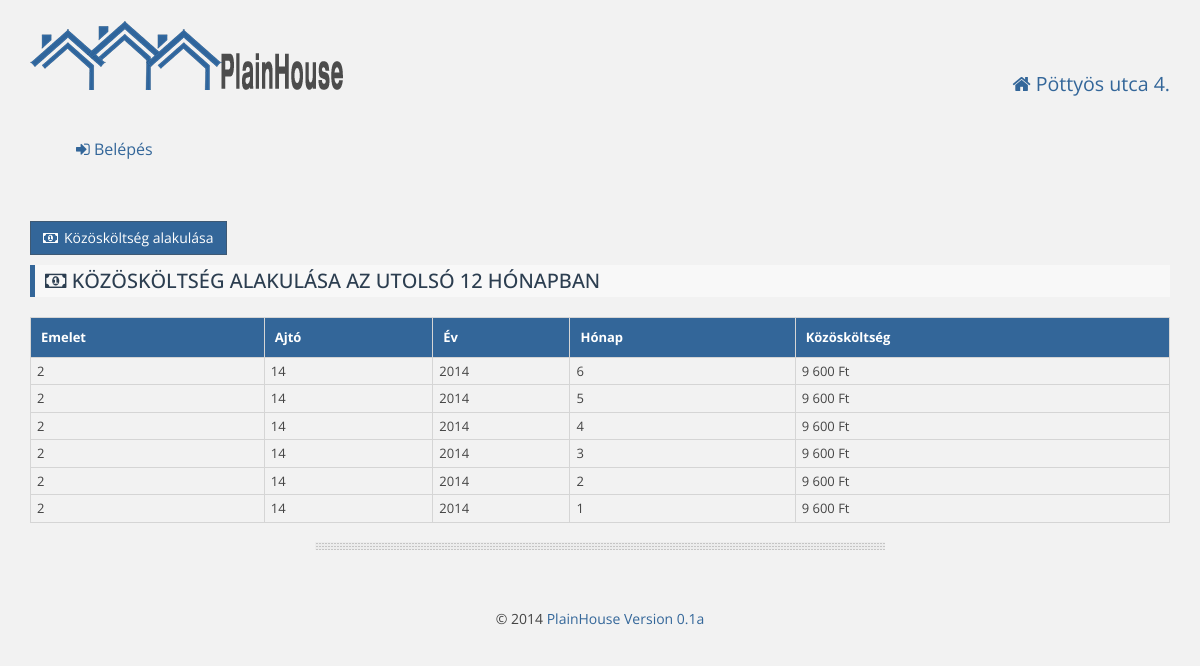
Screenshot of /sandbox.php with the database file from the repository.
### tables this page shows
CREATE TABLE IF NOT EXISTS `ccost` (
  `id` int(11) NOT NULL AUTO_INCREMENT,
  `deposit_id` int(11) NOT NULL,
  `year` int(11) NOT NULL,
  `month` int(11) NOT NULL,
  `ccost` int(11) NOT NULL,
  PRIMARY KEY (`id`),
  KEY `deposit_id` (`deposit_id`)
);

CREATE TABLE IF NOT EXISTS `deposits` (
  `id` int(11) NOT NULL AUTO_INCREMENT,
  `floor` varchar(5) NOT NULL,
  `door` varchar(4) NOT NULL,
  `area` double NOT NULL,
  `residents_no` int(11) NOT NULL,
  `area_ratio` double NOT NULL,
  `resident_name` text NOT NULL,
  PRIMARY KEY (`id`)
);

### sandbox.php (called while the page is built, shortened)
<?php
include_once 'db.php';
include_once 'config.php';
include_once 'html.php';
htmlHead($website['title'], $house['name']);
webheader($_SESSION);
getMyAllCcost ('14');
htmlEnd();

### config.php (called while the page is built, shortened)
<?php
$website['title'] = "PlainHouse";
$website['version'] = "0.1a";

### db.php (the view, shortened to what this page needs)
<?php
function getMyAllCcost($id) {
    $sql = "SELECT `deposits`.`floor`,`deposits`.`door`,`ccost`.`year`,`ccost`.`month`,`ccost`.`ccost` FROM deposits "
            . "LEFT JOIN `plainhouse`.`ccost` ON `deposits`.`id` = `ccost`.`deposit_id` WHERE `deposits`.`id` = $id
        ORDER BY `ccost`.`year` DESC, `ccost`.`month` DESC LIMIT 12";
    $result = mysql_query($sql);
    while ($row = mysql_fetch_assoc($result)) {
        $ccost[] = $row;
    }
    echo '<button id="ccostabutton" value="Befizetesek" class="btn btn-success btn-icon"><i class="fa fa-money"></i>Közösköltség alakulása </button>';
        echo '<div id=ccosts>';
    echo '<h3 class="primary"><i class="fa fa-money"></i> Közösköltség alakulása az utolsó 12 hónapban</h3>';
    echo <<<EOT
        <table id="responsiveTable" class="large-only" cellspacing="0">
            <tr align="left" class="primary">
                <th> Emelet </th>
                <th> Ajtó </th>
                <th> Év </th>
                <th> Hónap </th>
                <th> Közösköltség</th>
            </tr>
            <tbody>
EOT;
    foreach ($ccost as $row) {
        echo '<tr>';
        foreach ($row as $value) {
            if (is_numeric($value) && $value > 2099) {
                echo "<td>" . number_format($value, 0, ',', ' ') . " Ft</td>";
            } else {
                echo "<td>$value</td>";
            }
        }
        echo '</tr>';
    }
    echo '</tbody>';
    echo '</table>';
    echo '</div>';
    echo '<hr/>';
}

### html.php (shortened to what this page needs)
<?php
include_once 'config.php';
function htmlHead($title, $house) {
    echo <<<EOT
	<!doctype html>
<html>
    <head>
        <meta http-equiv="Content-Type" content="text/html; charset=UTF-8">
		<meta name="viewport" content="width=device-width, initial-scale=1.0">
		<link href="favicon.ico" rel="icon" type="image/x-icon" />
        <title>$title - $house</title>
        <script src="js/jquery.js"></script>
        <script src="js/bootstrap.js"></script>
        <script src="js/bootstrap-dialog.js" type="text/javascript"></script>
        <script src="js/plainhome.js" type="text/javascript"></script>
        <script src="js/form-validator.js" type="text/javascript"></script>
        <link href='http://fonts.googleapis.com/css?family=Open+Sans' rel='stylesheet' type='text/css'>
        <link href="css/bootstrap-dialog.css" rel="stylesheet" type="text/css"/>
		<link href="css/bootstrap.css" rel="stylesheet">
		<link href="css/style.css" rel="stylesheet">
		<link href="css/plainhome.css" rel="stylesheet">
		<link href="css/datepicker.css" rel="stylesheet">
		<link href="css/font-awesome.min.css" rel="stylesheet">
	<!--[if lt IE 9]>
		<script src="js/html5shiv.js"></script>
		<script src="js/respond.js"></script>
	<![endif]-->
     </head>
    <body>
EOT;
}
function htmlEnd() {
    global $website;
    echo <<<EOT
			</div>
			<div class="footer">
				<p class="textCenter">
                                        &copy; 2014 <a href="http://webariel.hu" target="_blank">PlainHouse Version {$website['version']}</a></p>
			</div>
		</div>
		<script src="js/stacktable.js" type="text/javascript"></script>
	</body>
	</html>
EOT;
}
function webheader($user) {
    global $house;
    echo <<<EOT
    <div class="container">
	    <div class="row">
	        <div class="col-md-8">
	            <div class="logo">
	                <a href="index.php"><img alt="PlainHome" src="pics/logo.png" /></a>
	            </div>
	        </div>
	        <div class="col-md-4 userInfo">
	            <p class="textRight"><i class="fa fa-home"></i> {$house['name']}</p>
	        </div>
	        <div>
	            <div class="nav">
	                <input type="checkbox" id="toggle" />
EOT;
    if (!isset($user["user"]))
    {
        echo <<<EOT
	            <div>
	                <label for="toggle" class="toggle" data-open="Menü" data-close="Bezár" onclick></label>
	                <ul class="menu">
	                    <li><a href="login.php"><i class="fa fa-sign-in"></i> Belépés</a></li>
	                </ul>
	            </div>
EOT;
    }
    echo <<<EOT
                </div>
			</div>
	    </div>
		<div class="modal fade" id="signOut" tabindex="-1" role="dialog" aria-hidden="true">
			<div class="modal-dialog">
				<div class="modal-content">
					<div class="modal-body">
						<p class="lead">Biztosan ki akar lépni?</p>
					</div>
					<div class="modal-footer">
						<a href="index.php?logout=1" class="btn btn-success btn-icon-alt">Kilépés <i class="fa fa-sign-out"></i></a>
						<button type="button" class="btn btn-warning btn-icon" data-dismiss="modal"><i class="fa fa-times-circle"></i> Mégsem</button>
					</div>
				</div>
			</div>
		</div>
EOT;
}

### css/style.css (style rules this page uses)
body { background: #f2f2f2; color: #444444; font-family: "Open Sans",sans-serif; font-size: 14px; line-height: 1.42857; }
h1, h2, h3, h4, h5, h6, .h1, .h2, .h3, .h4, .h5, .h6 { font-family: "Open Sans", sans-serif; color: #999999; line-height: 1.1; padding: 2px 0; margin-top: 10px; margin-bottom: 20px; }
h3.primary { background: #f8f8f8; padding: 5px 10px 5px 10px; color: #2c3e50; border-left: 5px solid #336699; font-size: 20px; text-transform: uppercase; }
p { margin: 10px 0; }
.container { max-width: 1250px; margin-left: auto; margin-right: auto; padding-left: 0; padding-right: 0; }
.btn { display: inline-block; padding: 6px 12px; margin-bottom: 0; font-size: 14px; font-weight: normal; line-height: 1.428571429; text-align: center; white-space: nowrap; vertical-align: middle; cursor: pointer; border: 1px solid transparent; border-radius: 0; -webkit-user-select: none; -moz-user-select: none; -ms-user-select: none; -o-user-select: none; user-select: none; }
.btn-icon i { margin-right: 6px; }
.btn-success { color: #ffffff; background-color: #336699; border-color: #3e5974; }
.menu > li { list-style: none; float:left; }
.nav { display: block; float: left; // margin: 5px 0 5px 0; }
.nav, .menu, .menu > li, .menu > li > a { height: 100%; }
.menu > li > a { display: block; padding: 42px 20px; text-decoration: none; font-weight: normal; font-size: 16px; line-height: 1; -webkit-box-sizing: border-box; -moz-box-sizing: border-box; box-sizing: border-box; -webkit-transition: all 0.25s linear; -moz-transition: all 0.25s linear; -o-transition: all 0.25s linear; transition: all 0.25s linear; }
.nav { padding-left: 0; margin-bottom: 0; list-style: none; }
.nav:before, .nav:after { display: table; content: " "; }
.nav:after { clear: both; }
.menu { position: relative; z-index: 1000; min-height: 50px; margin-bottom: 20px; border: 1px solid transparent; }
.menu:before, .menu:after { display: table; content: " "; }
.menu:after { clear: both; }
@media (min-width: 768px) { .menu { border-radius: 4px; } }

### css/plainhome.css (style rules this page uses)
body { padding: 20px 30px; }
a { color: #336699; text-decoration: none; }
hr { border: 0; margin: 1.35em auto; max-width: 50%; background-position: 50%; box-sizing: border-box; height: 8px; background-size: 3px 3px; }
img { max-width: 100%; height: auto; vertical-align: middle; border: 0; -ms-interpolation-mode: bicubic; }
.textCenter { text-align: center; }
.textRight { text-align: right; font-size: 1.4em; color: #336699; margin: 50px 0 0 0; }
.logo:before, .logo:after { content: " "; display: table; }
.logo:after { clear: both; }
.logo { max-height: 42px; overflow-x: visible; margin-bottom: 30px; }
.footer:before, .footer:after { content: " "; display: table; }
.footer:after { clear: both; }
.footer { overflow-x: visible; margin-top: 30px; }
table { border-collapse: collapse; border-spacing: 0; width: 100%; margin: 1em 0; //table-layout: fixed; }
tr { border-bottom: 1px solid #d5d5d5; }
th { background: #f5f5f5; color: #444; //font-weight: bold; border-top: 1px solid #d5d5d5; }
th:first-of-type { border-left: 1px solid #d5d5d5; }
th { border-right: 1px solid #d5d5d5; }
td, th { padding: 4px 2px 4px 6px; text-align: left; font-size: 13px; }
td:first-of-type { border-left: 1px solid #d5d5d5; }
td { border-right: 1px solid #d5d5d5; }
.primary th { background: #336699; color: #ffffff; padding: 10px; }

### rows the page displays
ccost: deposit.floor "2", deposit.door "14", year "2014", month "6", ccost "9 600"
ccost: deposit.floor "2", deposit.door "14", year "2014", month "5", ccost "9 600"
ccost: deposit.floor "2", deposit.door "14", year "2014", month "4", ccost "9 600"
ccost: deposit.floor "2", deposit.door "14", year "2014", month "3", ccost "9 600"
ccost: value "2", deposit.door "14", year "2014", ccost "9 600"
ccost: deposit.floor "2", deposit.door "14", year "2014", month "1", ccost "9 600"

### other values shown
$house['name'] "Pöttyös utca 4."
$website['version'] "0.1a"
